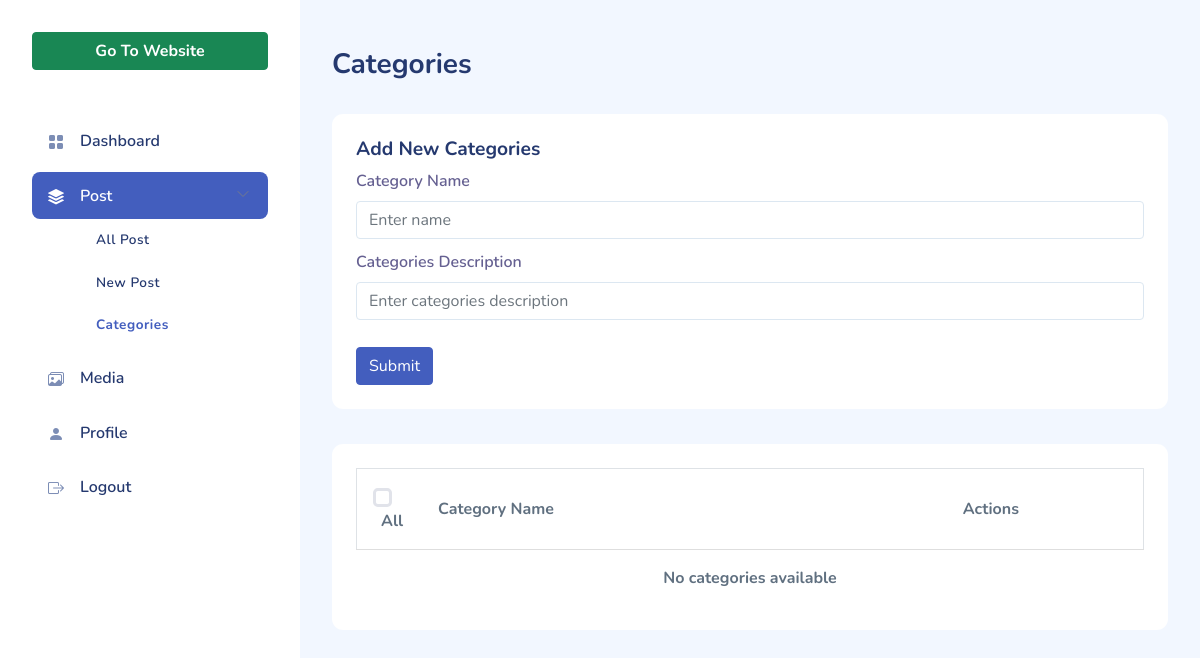
The page /public/admin/categories.php on the database as committed earlier.
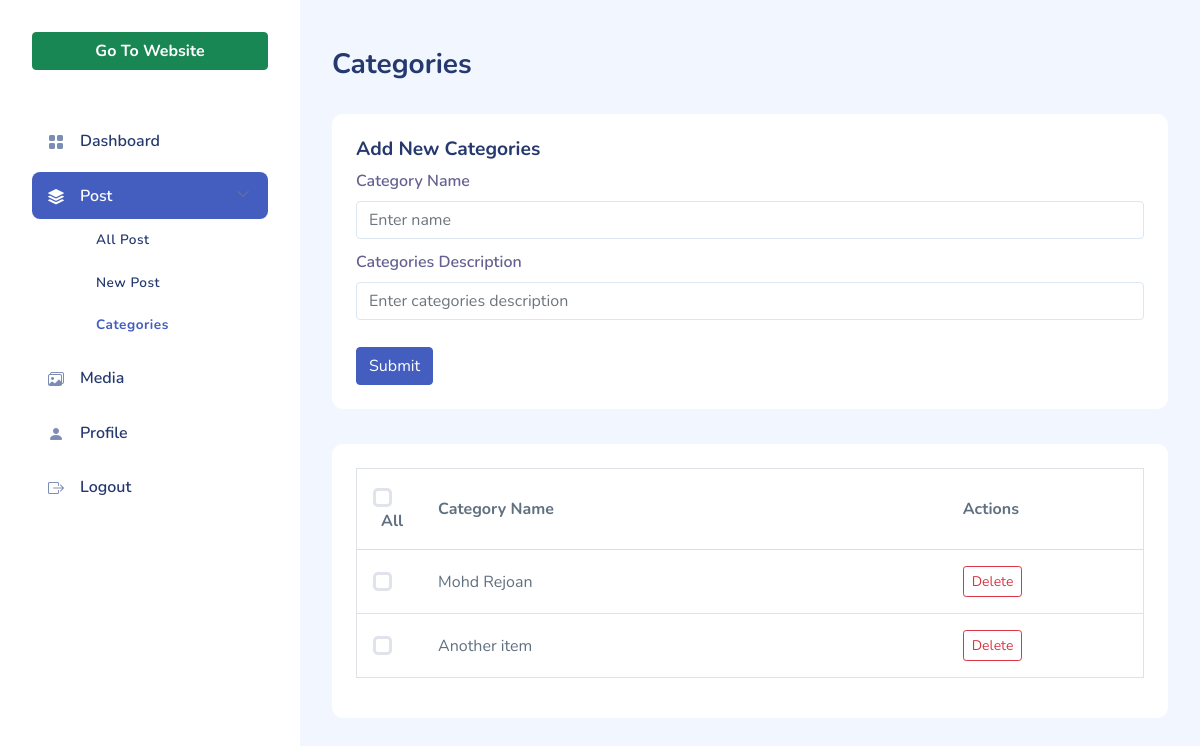
The same page on the database as committed later.
### tables this page shows
CREATE TABLE `categories` (
  `id` int NOT NULL AUTO_INCREMENT,
  `name` varchar(100) NOT NULL,
  `description` text,
  `created_at` timestamp NOT NULL DEFAULT CURRENT_TIMESTAMP,
  PRIMARY KEY (`id`)
);

### src/model/DbModel.php (called while the page is built, shortened)
<?php
  class DbModel {
    private $connection;
     function __construct()
    {
        $this->connection = new mysqli('localhost', 'root', '', 'travel-blog');
    }
    public function getConnection() {
      return $this->connection;
    }
  }

### src/model/CategoryModel.php (called while the page is built, shortened)
<?php
  class CategoryModel {
    private $DB;
    function __construct()
    {
      $DBModel = new DbModel();
      $this->DB = $DBModel->getConnection();
    }
public function getAllCategories()
    {
        $query = $this->DB->query("SELECT * FROM `travel-blog`.categories;");
        $categoryData = [];
        if ($query->num_rows > 0) {
            while ($row = $query->fetch_assoc()) {
                $categoryData[] = $row;
            }
        }
        return $categoryData;
    }
  }

### public/admin/categories.php (the view, shortened to what this page needs)
<!DOCTYPE html>
<html lang="en">
<head>
  <link rel="stylesheet" href="assets/css/bootstrap.css">
  <link rel="stylesheet" href="assets/vendors/iconly/bold.css">
  <link rel="stylesheet" href="assets/vendors/perfect-scrollbar/perfect-scrollbar.css">
  <link rel="stylesheet" href="assets/vendors/bootstrap-icons/bootstrap-icons.css">
  <link rel="stylesheet" href="assets/css/app.css">
</head>
<body>
  <div id="app">
    <?php include('./partials/SideBar.php') ?>
    <div id="main">
      <div class="page-heading">
        <h3>Categories</h3>
      </div>
      <div class="row">
        <div class="col-12">
          <div class="card">
            <div class="card-content">
              <div class="card-body">
                <h4 class="card-title">Add New Categories</h4>
                <form action="" method="get" class="needs-validation" novalidate>
                  <div class="row">
                    <div class="col-12">
                      <div class="form-group">
                        <label for="c-name" class=" mb-2 ">Category Name</label>
                        <input type="text" name="c-name" class="form-control" id="c-name" placeholder="Enter name"
                          required>
                      </div>
                    </div>
                    <div class="col-12">
                      <div class="form-group">
                        <label for="c-description" class=" mb-2 ">Categories Description</label>
                        <input type="text" name="c-description" class="form-control" id="c-description"
                          placeholder="Enter categories description" required>
                      </div>
                    </div>
                  </div>
                  <div class="mt-3">
                    <input class="btn btn-primary" type="submit" value="Submit">
                  </div>
                </form>
              </div>
            </div>
          </div>
          <div class="card">
            <div class="card-body">
              <table class="table table-md w-100 border">
                <thead>
                  <tr>
                    <th class="col-1">
                      <input type="checkbox" class="form-check-input"> <span class="ms-2">All</span>
                    </th>
                    <th class="col-8">Category Name</th>
                    <th class="col-3">Actions</th>
                  </tr>
                </thead>
                <tbody>
                  <?php
                $categoryModel = new CategoryModel();
                $categories = $categoryModel->getAllCategories();
                if (count($categories)) {
                  foreach ($categories as $category) {
                  echo '<tr>';
                  echo '<td class="col-1"><input type="checkbox" class="form-check-input"></td>';
                  echo '<td class="col-8">' . $category['name'] . '</td>';
                  echo '<td class="col-3">
                          <form action="" method="post" style="display:inline;">
                            <input type="hidden" name="category_id" value="' . $category['id'] . '">
                            <button type="submit" name="delete_category" class="btn btn-sm btn-outline-danger">Delete</button>
                          </form>
                        </td>';
                  echo '</tr>';
                }
                }
                ?>
                </tbody>
              </table>
              <?php
                if (!count($categories)) {
                  echo '<p class=" fw-bold text-center mt-2 " > No categories available</p>';
                }
                ?>
            </div>
          </div>
        </div>
      </div>
    </div>
  </div>
</body>
</html>

### public/admin/partials/SideBar.php (shortened to what this page needs)
<?php
$req_url = $_SERVER['REQUEST_URI'];
$extract_current_link = explode('/', $req_url);
$current_page = end($extract_current_link);
?>
<div id="sidebar" class="active">
  <div class="sidebar-wrapper active">
    <div class="sidebar-header">
      <div class="d-flex justify-content-between">
        <div class="logo w-100 ">
          <a href="../view/index.php" class=" btn btn-success fw-bold d-block ">Go To Website</a>
        </div>
      </div>
    </div>
    <div class="sidebar-menu">
      <ul class="menu">
        <li class="sidebar-item <?php if ($current_page == 'dashboard.php') echo 'active'; ?>">
          <a href="dashboard.php" class='sidebar-link'>
            <i class="bi bi-grid-fill"></i>
            <span>Dashboard</span>
          </a>
        </li>
        <li class="sidebar-item <?php if (
          ($current_page == 'all-post.php') ||
          ($current_page == 'new-post.php') ||
          ($current_page == 'categories.php') ||
          ($current_page == 'tags.php')
          )  echo 'active'; ?>  has-sub">
          <a href="" class='sidebar-link '>
            <i class="bi bi-stack"></i>
            <span>Post</span>
          </a>
          <ul class="submenu <?php if (
          ($current_page == 'all-post.php') ||
          ($current_page == 'new-post.php') ||
          ($current_page == 'categories.php') ||
          ($current_page == 'tags.php')
          )  echo ' d-block '; ?> ">
            <li class="submenu-item <?php if ($current_page == 'all-post.php') echo 'active'; ?>">
              <a href="all-post.php">All Post</a>
            </li>
            <li class="submenu-item <?php if ($current_page == 'new-post.php') echo 'active'; ?>">
              <a href="new-post.php">New Post</a>
            </li>
            <li class="submenu-item <?php if ($current_page == 'categories.php') echo 'active'; ?>">
              <a href="categories.php">Categories</a>
            </li>
          </ul>
        </li>
        <li class="sidebar-item <?php if ($current_page == 'media.php') echo 'active'; ?>">
          <a href="media.php" class='sidebar-link'>
            <i class="bi bi-images"></i>
            <span>Media</span>
          </a>
        </li>
        <li
          class="sidebar-item <?php if (($current_page == 'profile.php') || ($current_page == 'update-profile.php') ) echo 'active'; ?>">
          <a href="profile.php" class='sidebar-link'>
            <i class="bi bi-person-fill"></i>
            <span>Profile</span>
          </a>
        </li>
        <li class="sidebar-item">
          <a href="logout.php" class='sidebar-link '>
            <i class="bi bi-box-arrow-right"></i>
            <span>Logout</span>
          </a>
        </li>
      </ul>
    </div>
  </div>
</div>

### public/admin/assets/css/app.css (style rules this page uses)
.btn.btn-danger,.btn.btn-info,.btn.btn-primary,.btn.btn-secondary,.btn.btn-success,.btn.btn-warning { color:#fff }
.card { margin-bottom:2.2rem;border:none }
.card .card-content { position:relative }
.card .card-title { font-size:1.2rem }
.card .card-body { padding:1.5rem }
.form-group { margin-bottom:.7rem }
.form-group label { color:rgba(35,28,99,.7);font-weight:600 }
#sidebar.active .sidebar-wrapper { left:0 }
.sidebar-wrapper { width:300px;height:100vh;position:fixed;top:0;z-index:10;overflow-y:auto;background-color:#fff;bottom:0;transition:left .5s ease-out }
.sidebar-wrapper .sidebar-header { padding:2rem 2rem 1rem;font-size:2rem;font-weight:700 }
.sidebar-wrapper .menu { margin-top:2rem;padding:0 2rem;font-weight:600 }
.sidebar-wrapper .menu .sidebar-link { display:block;padding:.7rem 1rem;font-size:1rem;display:flex;align-items:center;border-radius:.5rem;transition:all .5s;text-decoration:none;color:#25396f }
.sidebar-wrapper .menu .sidebar-link i,.sidebar-wrapper .menu .sidebar-link svg { color:#7c8db5 }
.sidebar-wrapper .menu .sidebar-link span { margin-left:1rem }
.sidebar-wrapper .menu .sidebar-item { list-style:none;margin-top:.5rem;position:relative }
.sidebar-wrapper .menu .sidebar-item.has-sub .sidebar-link:after { position:absolute;color:#ccc;right:15px;top:12px;display:block }
.sidebar-wrapper .menu .sidebar-item.active .sidebar-link { background-color:#435ebe }
.sidebar-wrapper .menu .sidebar-item.active .sidebar-link span { color:#fff }
.sidebar-wrapper .menu .sidebar-item.active .sidebar-link i,.sidebar-wrapper .menu .sidebar-item.active .sidebar-link svg { fill:#fff;color:#fff }
.sidebar-wrapper .menu .submenu { list-style:none;display:none;transition:max-height 2s cubic-bezier(0,.55,.45,1);overflow:hidden }
.sidebar-wrapper .menu .submenu .submenu-item.active { position:relative }
.sidebar-wrapper .menu .submenu .submenu-item.active>a { color:#435ebe;font-weight:700 }
.sidebar-wrapper .menu .submenu .submenu-item a { padding:.7rem 2rem;display:block;color:#25396f;font-size:.85rem;font-weight:600;letter-spacing:.5px;transition:all .3s }
.dataTable-table td,.dataTable-table thead th,.table td,.table thead th { vertical-align:middle }
.dataTable-table:not(.table-borderless) thead th,.table:not(.table-borderless) thead th { border-bottom:1px solid #dedede!important }
.table-md.dataTable-table tr td,.table-md.dataTable-table tr th,.table-sm.dataTable-table tr td,.table-sm.dataTable-table tr th,.table.table-md tr td,.table.table-md tr th,.table.table-sm tr td,.table.table-sm tr th { padding:1rem }
.bi { width:1rem;height:1rem }
#main { margin-left:300px;padding:2rem }
.page-heading { margin:0 0 2rem }
.page-heading h3 { font-weight:700 }
a { text-decoration:none }

Rows that differ between the two databases and show on the page:
added categories: name "Mohd Rejoan"
added categories: name "Another item"
Other text that changed with them:
text no longer shown: "No categories available"
